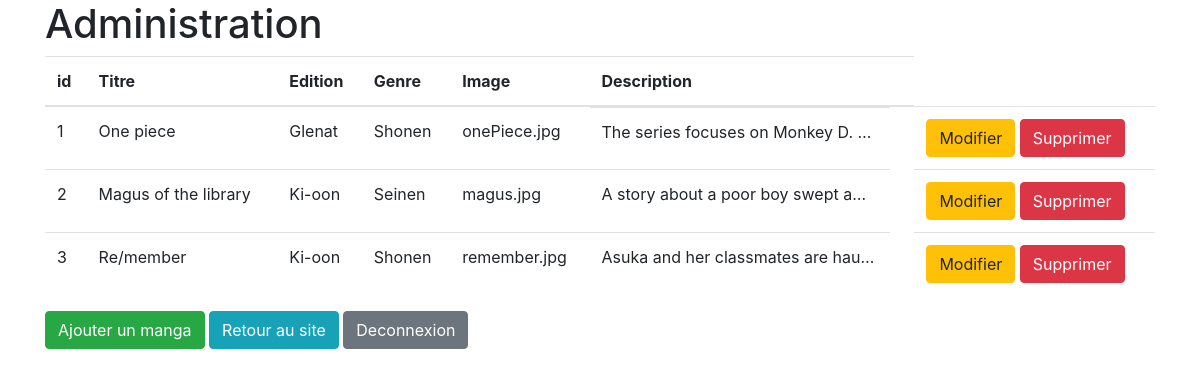
The app's page /admin/admin.php (signed in) with its own data.
### tables this page shows
CREATE TABLE IF NOT EXISTS `manga` (
  `id` int(11) NOT NULL AUTO_INCREMENT,
  `titre` varchar(100) NOT NULL,
  `edition` varchar(100) NOT NULL,
  `genre` varchar(100) NOT NULL,
  `image` varchar(255) DEFAULT NULL,
  `description` text NOT NULL,
  PRIMARY KEY (`id`)
);

### admin/admin.php (the view, shortened to what this page needs)
<?php
    require "../connexion.php";
?>
<!DOCTYPE html>
<html lang="en">
<head>
    <link rel="stylesheet" href="https://stackpath.bootstrapcdn.com/bootstrap/4.5.0/css/bootstrap.min.css">
</head>
<body>
    <div class="container">
            <h1>Administration</h1>
            <table class="table table-hover">
                <thead>
                    <tr>
                        <th>id</th>
                        <th>Titre</th>
                        <th>Edition</th>
                        <th>Genre</th>
                        <th>Image</th>
                        <th>Description</th>
                    </tr>
                </thead>
                <tbody>
                    <?php
                        $req = $bdd->query("SELECT * FROM manga");
                        while($don = $req->fetch()){
                            $id = $don['id'];
                            $title = $don['titre'];
                            $editor = $don['edition'];
                            $type = $don['genre'];
                            $img = $don['image'];
                            $descri = $don['description'];
                            echo "<tr>
                                <td>$id</td>
                                <td>$title</td>
                                <td>$editor</td>
                                <td>$type</td>
                                <td>$img</td>
                                <td class=\"d-inline-block text-truncate\" style=\"max-width:300px;max-height:100px;\">$descri</td>
                                <td>
                                    <a href=\"updateManga.php?id=$id\" class=\"btn btn-warning\">Modifier</a>
                                    <a href=\"deleteManga.php?delete=$id\" class=\"btn btn-danger\">Supprimer</a>
                                </td>
                            </tr>";
                        }
                    ?>
                </tbody>
            </table>
            <a href="addManga.php" class="btn btn-success">Ajouter un manga</a>
            <a href="../index.php" class="btn btn-info">Retour au site</a>
            <a href="admin.php?deco=ok" class="btn btn-secondary">Deconnexion</a>
    </div>
</body>
</html>

### records on screen
manga: id "1", titre "One piece", edition "Glenat", genre "Shonen", image "onePiece.jpg", description "The series focuses on Monkey D.…"
manga: id "2", titre "Magus of the library", edition "Ki-oon", genre "Seinen", image "magus.jpg", description "A story about a poor boy swept a…"
manga: id "3", titre "Re/member", edition "Ki-oon", genre "Shonen", image "remember.jpg", description "Asuka and her classmates are hau…"
